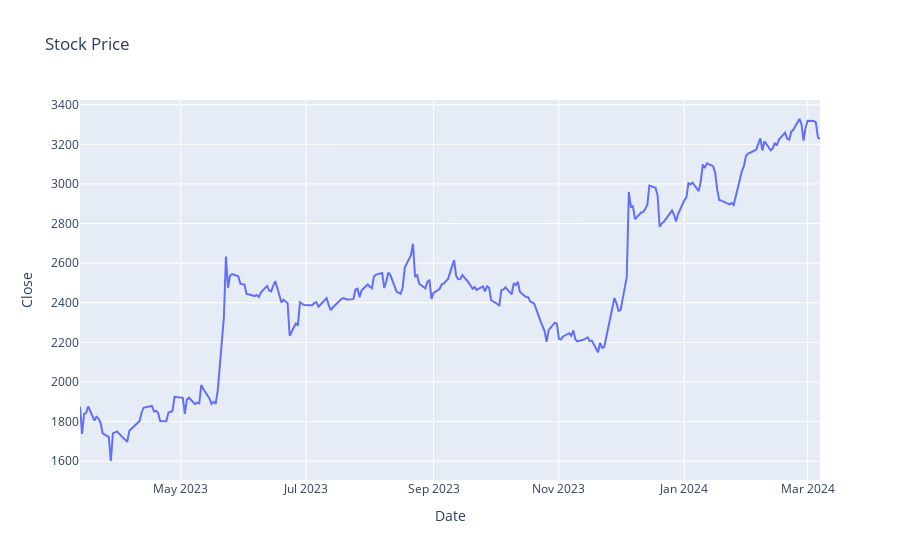

The code cell stored with this chart in its notebook:
### Code cell
# make a plot on plotly
fig = px.line(df, x='Date', y="Close", title='Stock Price')
fig.show()

### Figure 1 — Plotly figure (JSON) as saved in the notebook; plotly's stock layout.template omitted (floating-point values rounded to 4 significant figures; data arrays with more than 128 entries replaced by an {"elided": "..."} marker saying what was removed)
{"data": [{"hovertemplate": "Date=%{x}<br>Close=%{y}<extra></extra>", "legendgroup": "", "line": {"color": "#636efa", "dash": "solid"}, "marker": {"symbol": "circle"}, "mode": "lines", "name": "", "orientation": "v", "showlegend": false, "type": "scatter", "x": {"elided": "244 str values"}, "xaxis": "x", "y": {"elided": "244 float values"}, "yaxis": "y"}], "layout": {"legend": {"tracegroupgap": 0}, "title": {"text": "Stock Price"}, "xaxis": {"anchor": "y", "domain": [0, 1], "title": {"text": "Date"}}, "yaxis": {"anchor": "x", "domain": [0, 1], "title": {"text": "Close"}}}}
